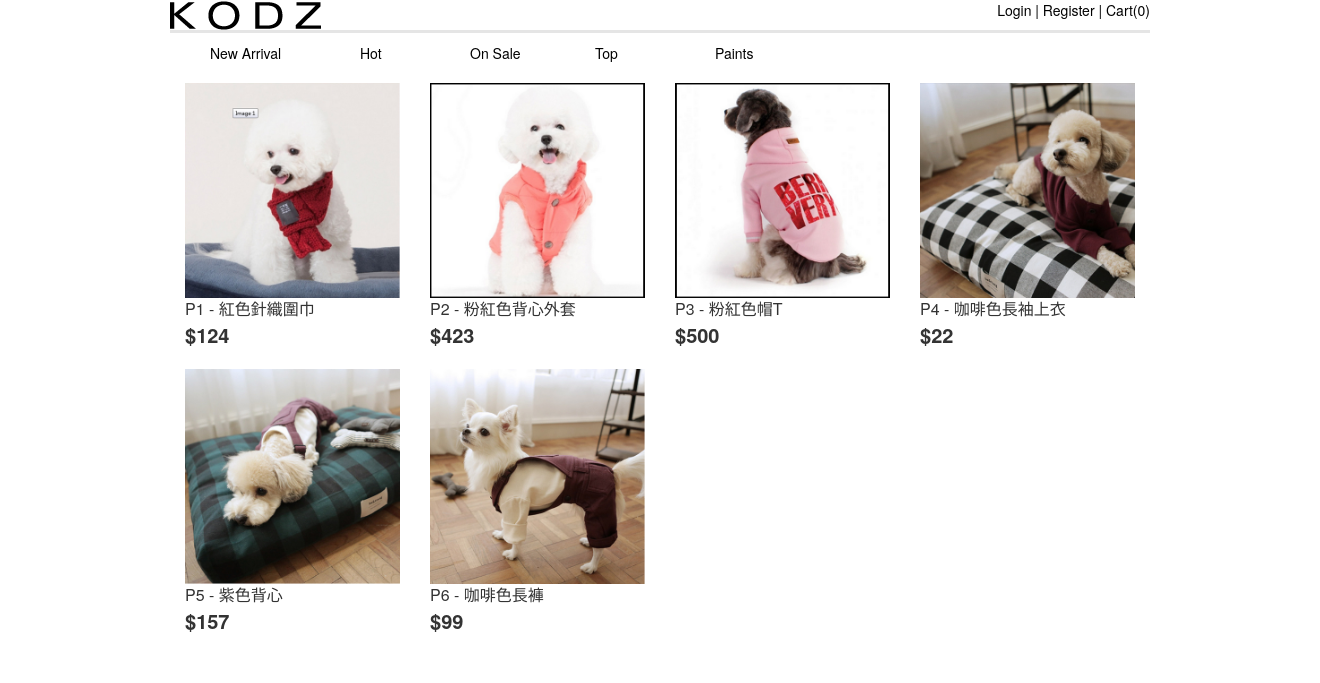
The page / on the database its author committed.
### products/models.py (models this page shows, shortened)
class Product(models.Model):
    name     = models.CharField(max_length=20)
    stock    = models.IntegerField(default=0)
    price    = models.DecimalField(max_digits=4, decimal_places=0)
    date     = models.DateField(default=date.today)
    category = models.ForeignKey(ProductCategory)
    image    = models.ImageField(upload_to='products_images/')

### DSdogs/view.py (the view)
# urls.py: url(r'^$', 'DSdogs.view.index'),
def index(request):
    products = Product.objects.all
    cart = get_cart(request)
    if 'product_id' in request.POST:
        id = request.POST['product_id']
        product = Product.objects.get(id=id)
        try:
            quantity = int(request.POST['select_quantity'])
        except:
            quantity = 1
        add_to_cart(request, product=product, quantity=quantity, unit_price=product.price)
        product_name = product.name
    else:
        pass
    return render_to_response('index.html', RequestContext(request, locals()));

### DSdogs/view.py (called while the page is built)
def context_proc(request):
    cart = get_cart(request)
    items_count = 0
    for item in cart.item_set.all():
        items_count += item.quantity
    return {'cart_items_count' : items_count}

### cart/views.py (called while the page is built)
def get_cart(request):
    cart_id = request.session.get(CART_ID)
    if cart_id:
        try:
            cart = Cart.objects.get(id=cart_id)
        except:
            cart = create_new_cart(request)
    else:
        cart = create_new_cart(request)
    return cart

def create_new_cart(request):
    cart = Cart.objects.create(created_date = datetime.datetime.now())
    request.session[CART_ID] = cart.id
    return cart

### templates/index.html (shortened to what this page needs)
{% extends 'base.html' %}
{% block content %}
        <div class="container-fluid">
            <div class="row">
                {% for p in products %}
                <div class="col-md-3">
                    <a href="product/{{p.id}}">
                    <img src="{{ p.image.url }}" width="100%">
                    </a>
                    <div class="product-info">
                        <div class="product-name">
                            {{ p.name }}
                        </div>
                        <div class="product-price">
                            ${{ p.price }}
                        </div>
                        <br>
                    </div>
                </div>
                {% endfor %}
            </div>
        </div>
{% endblock %}

### static/css/DSdogs.css (style rules this page uses)
body { margin:0 auto; width:90%; max-width:1000px; padding:0 10px; overflow:auto; }
a { text-decoration:none; color:black; }
.product-name { font-size: 16px; }
.product-price { font-size: 20px; font-weight: bold; }

### rows shown on the page
Product: image (picture), name "P1 - 紅色針織圍巾", price "124"
Product: image (picture), name "P2 - 粉紅色背心外套", price "423"
Product: image (picture), name "P3 - 粉紅色帽T", price "500"
Product: image (picture), name "P4 - 咖啡色長袖上衣", price "22"
Product: image (picture), name "P5 - 紫色背心", price "157"
Product: image (picture), name "P6 - 咖啡色長褲", price "99"

### other values the page prints
{{ cart_items_count }} "0"
